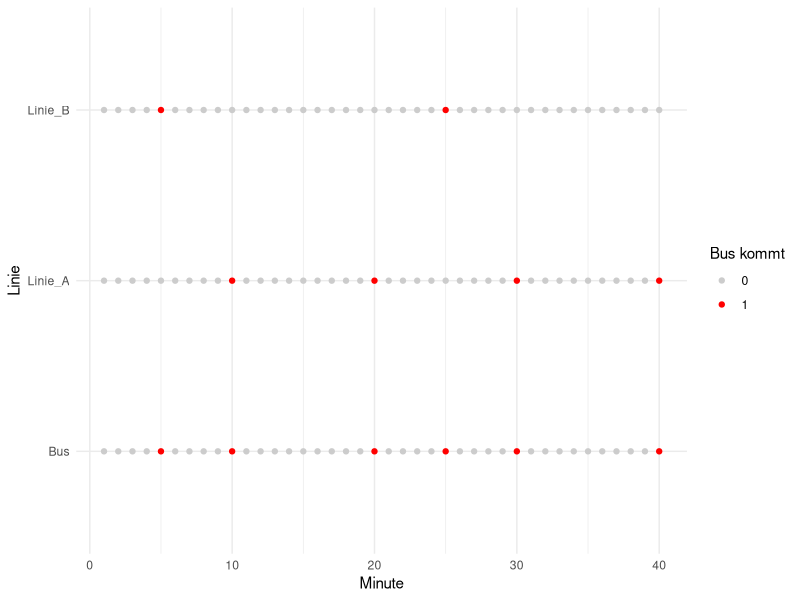

This chart was generated by the following R code:
## ---- chunk 1
knitr::opts_chunk$set(fig.pos = 'H',
                      fig.asp = 0.618,
                      fig.width = 4,
                      fig.cap = "", 
                      fig.path = "",
                      echo = FALSE,
                      message = FALSE,
                      fig.show = "hold")
## ---- chunk 2
library(tidyverse)
d <- tribble(
  ~Minute, ~Linie_A, ~Linie_B, 
       1L,       0L,       0L,
       2L,       0L,       0L,
       3L,       0L,       0L,
       4L,       0L,       0L,
       5L,       0L,       1L,
       6L,       0L,       0L,
       7L,       0L,       0L,
       8L,       0L,       0L,
       9L,       0L,       0L,
      10L,       1L,       0L,
      11L,       0L,       0L,
      12L,       0L,       0L,
      13L,       0L,       0L,
      14L,       0L,       0L,
      15L,       0L,       0L,
      16L,       0L,       0L,
      17L,       0L,       0L,
      18L,       0L,       0L,
      19L,       0L,       0L,
      20L,       1L,       0L
  )
## ---- chunk 3
d <-
  d %>% 
  mutate(Bus = Linie_A | Linie_B,
         Bus = as.integer(Bus)) # von TRUE/FALSE zu 1/0
## ---- chunk 4
knitr::kable(d)
## ---- chunk 5
d2 <- 
  d %>% 
  mutate(Minute = 21:40)


d3 <-
  d %>% 
  bind_rows(d2)
## ---- chunk 6
d3_long <- 
  d3  %>% 
  pivot_longer(cols = Linie_A:Bus, names_to = "Linie", values_to = "Bus_kommt") 

head(d3_long)
## ---- chunk 7
d3_long %>% 
  ggplot(aes(x = Minute, y = Linie)) +
  geom_point(aes(color = factor(Bus_kommt))) +
  scale_color_manual(values = c("grey80", "red")) +
  labs(color = "Bus kommt") +
  theme_minimal()
## ---- chunk 8
5 %% 5
6 %% 5
7 %% 5
## ---- chunk 9
d3 <-
  d3 |> 
  mutate(Wartezeit_Linie_A = 5 - Minute %% 5,
         Wartezeit_Linie_B = 10 - Minute %% 10
  )
## ---- chunk 10
d3 <-
  d3 |> 
  mutate(Wartzeit = case_when(
    Wartezeit_Linie_A <= Wartezeit_Linie_B ~ Wartezeit_Linie_A,
    TRUE ~ Wartezeit_Linie_B
  ))
## ---- chunk 11
stipros <-
  d %>% 
  slice_sample(n = 1e4, replace = TRUE)

head(stipros)
## ---- chunk 12
stipros %>% 
  count(Minute, Bus)
